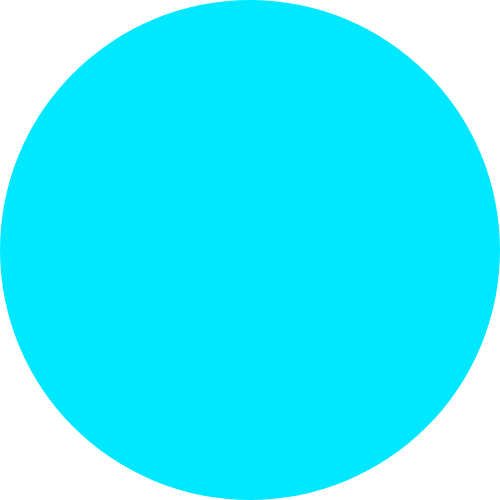
Frame 1 (no input)
Frame 60 (no input): identical to frame 1, image omitted
Frame 120 (the mouse pressed at the canvas centre since frame 60): identical to frame 1, image omitted

The p5.js sketch that drew this single still picture (run headless with seeded random() and noise() and a simulated clock; from frame 60 on, the mouse is pressed at the canvas centre):

// p5.js sketch
// ── sketch.js
let w = 500;
let h = 500;

let circles = [];

function setup () {
    createCanvas(w, h);
    colorMode(HSB);

    //create init circle
    let circle = new Circle();
    circle.posX = w / 2;
    circle.posY = h / 2;
    circles.push(circle);
}

function draw () {
    background(255);

    //draw all circles
    for (let i = 0; i < circles.length; i++) {
        circles[i].drawCircle();
    }

    mouse();
}

function mouse() {
    for (let i = 0; i < circles.length; i++) {
        d = dist(mouseX, mouseY, circles[i].posX, circles[i].posY);
        if (d < circles[i].size / 2 &&
            d > circles[i].size / 2 - 0.3 * (circles[i].size / 2) &&
            circles[i].size >= 2) {
            circles[i].divide();
            circles.splice(i, 1);
        }
    }
}


function Circle () {
    this.size = w;
    this.posX = 0;
    this.posY = 0;
    this.cHUE = 0;
}

Circle.prototype.drawCircle = function () {
    noStroke();

    cHUE = map(dist(0, 0, this.posX, this.posY), 0, w * 2, 150, 250);
    fill(cHUE % 255, 255, 255);
    ellipse(this.posX, this.posY, this.size, this.size);
};

Circle.prototype.divide = function () {
    let rt = new Circle();
    rt.size = this.size / 2;
    rt.posX = this.posX + this.size / 4;
    rt.posY = this.posY - this.size / 4;
    circles.push(rt);

    let rb = new Circle();
    rb.size = this.size / 2;
    rb.posX = this.posX + this.size / 4;
    rb.posY = this.posY + this.size / 4;
    circles.push(rb);

    let lb = new Circle();
    lb.size = this.size / 2;
    lb.posX = this.posX - this.size / 4;
    lb.posY = this.posY + this.size / 4;
    circles.push(lb);

    let lt = new Circle();
    lt.size = this.size / 2;
    lt.posX = this.posX - this.size / 4;
    lt.posY = this.posY - this.size / 4;
    circles.push(lt);
};

// ── style.css
html, body {
    height: 100%;
}

body {
    margin: 0;
    display: flex;

    justify-content: center;

    align-items: center;
}

#defaultCanvas0 {
    display: none;
}
